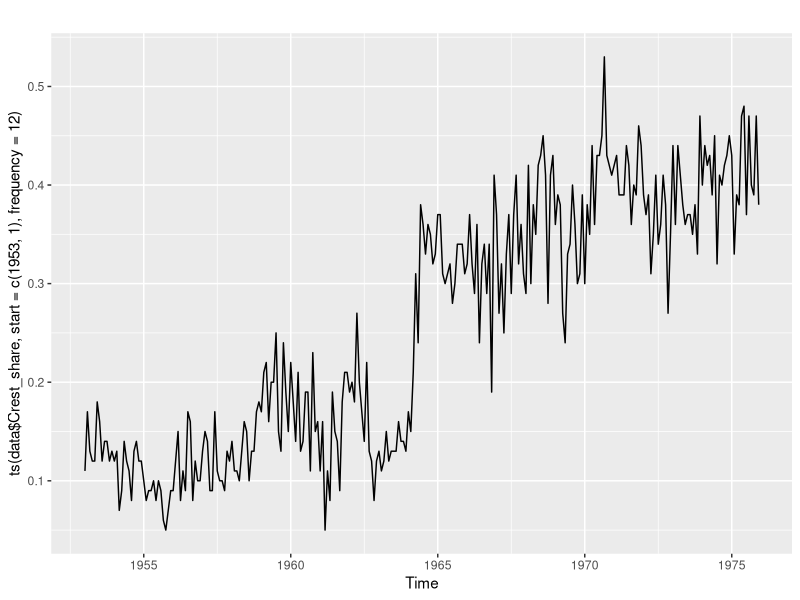
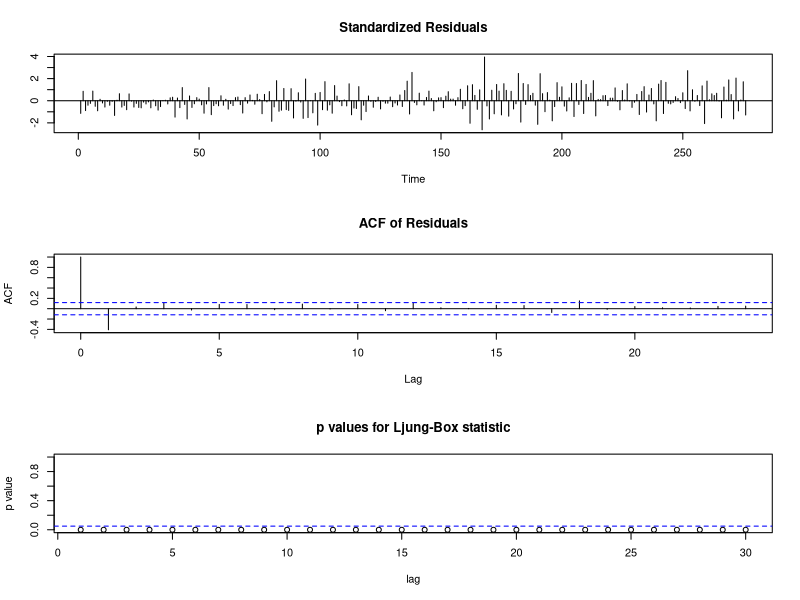
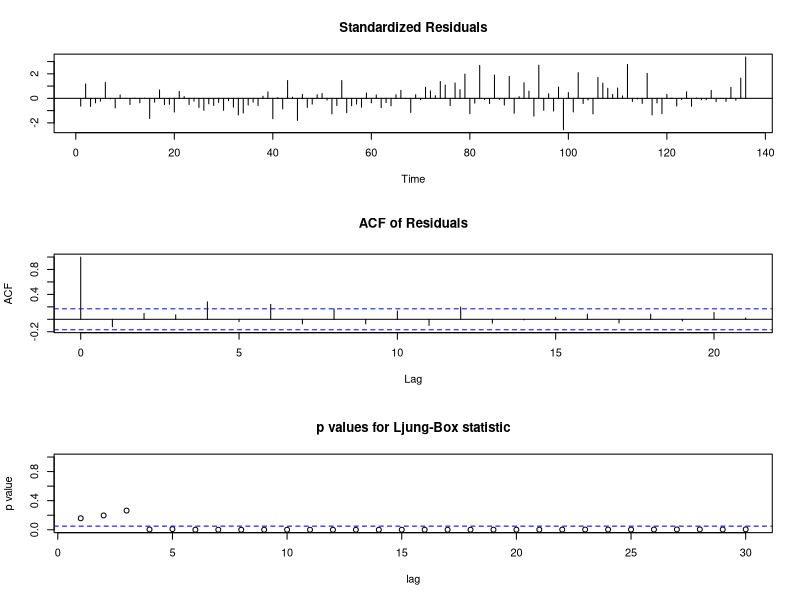
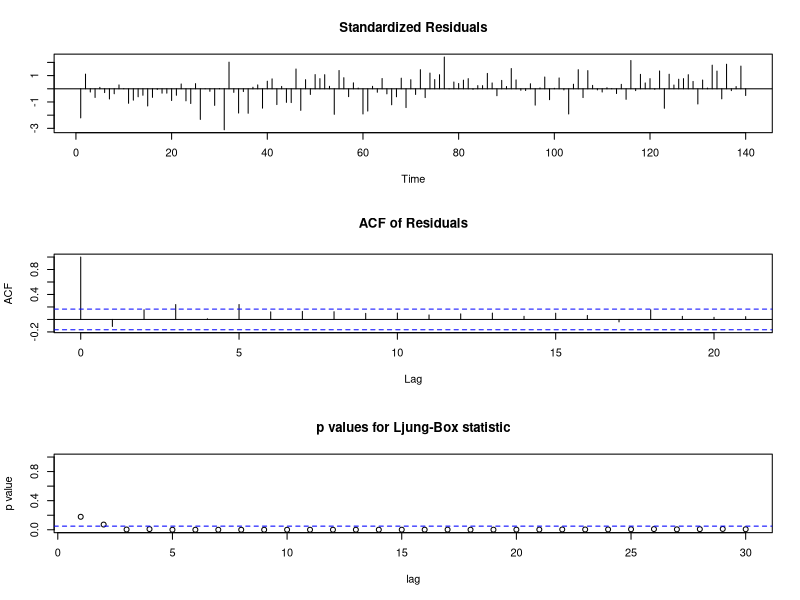
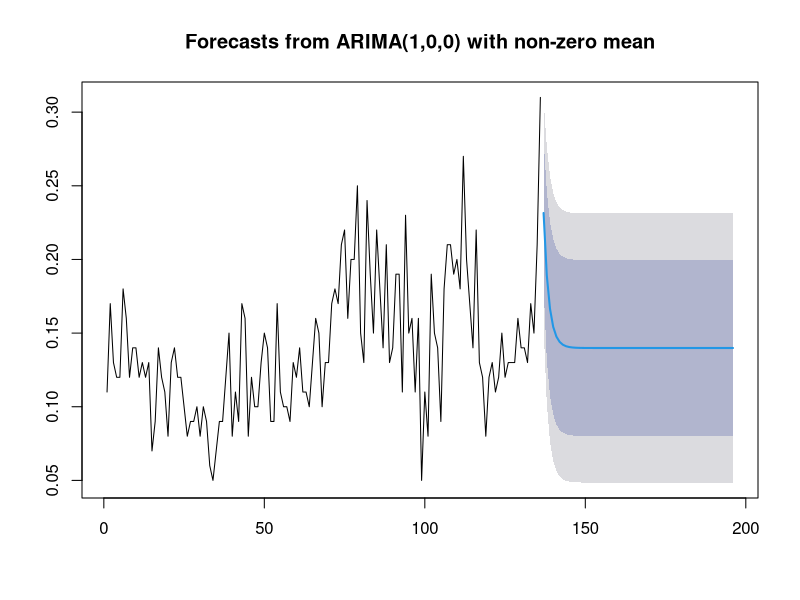
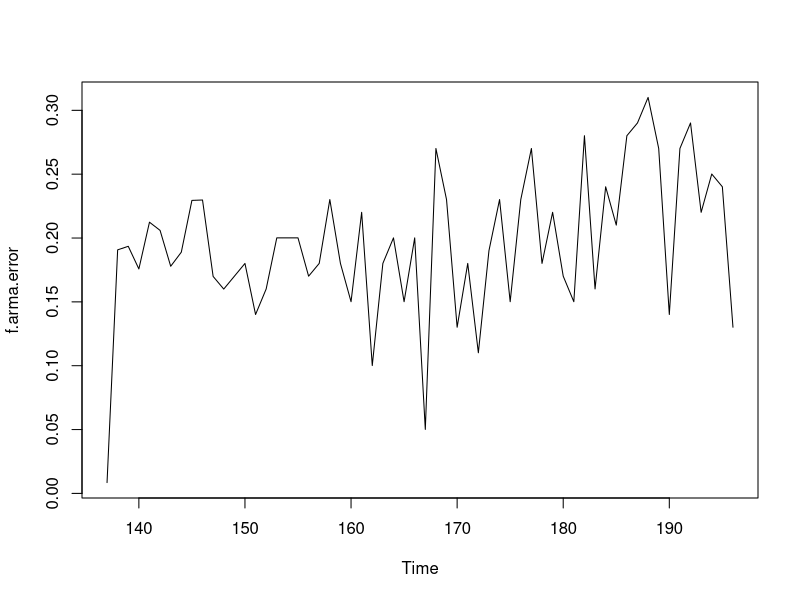
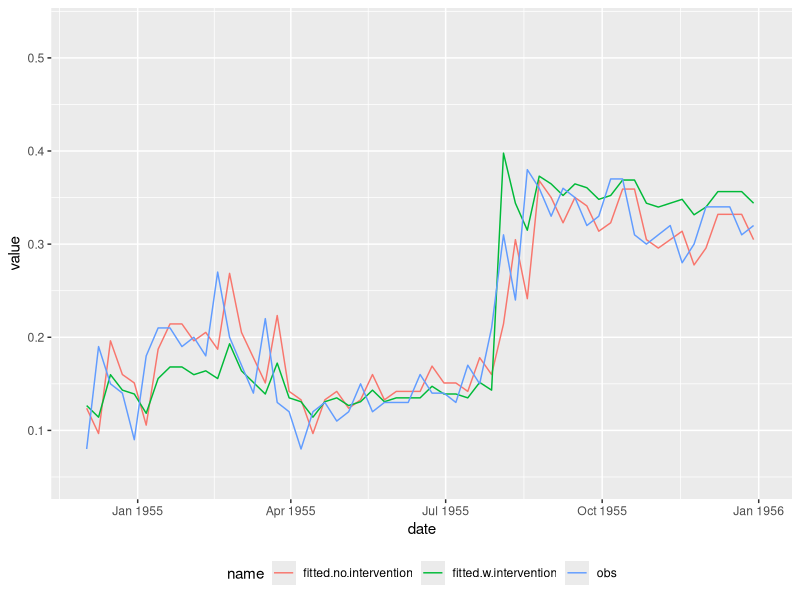

These figures' R source, in order:

#
library(tidyverse)
library(forecast)

# data
data <- read.csv("data/Crest.csv", header = T, ";") |> 
  as_tibble() |> 
  mutate( date = dmy(date))


forecast::autoplot(ts(data$Crest_share, start = c(1953,1), frequency = 12))

# Intervention at:
intDate <- as.Date("1955-08-04")


## Test models before and after intervention
dat_b   <- data |> filter( date <= intDate)
dat_aft <- data |> filter( date > intDate)

# MA
auto.arima( y = ts(dat_b$Crest_share) )
auto.arima( y = ts(dat_aft$Crest_share) )

# AR
Arima( y = ts(dat_b$Crest_share), c(1,0,0) )
Arima( y = ts(dat_aft$Crest_share), c(1,0,0) )

# Adequacy of the model
armaCrest <- Arima( y = ts(data$Crest_share), c(1,0,0) )

tsdiag( armaCrest , gof.lag = 30)

# Before and after
pre.arma <- Arima( y = ts(dat_b$Crest_share), c(1,0,0) )
post.arma <- Arima( y = ts(dat_aft$Crest_share), c(1,0,0) )

tsdiag( pre.arma , gof.lag = 30)
tsdiag( post.arma , gof.lag = 30)


## Forecasting when not incorperate the intervention.
f.arma <- forecast( pre.arma, 60)

f.arma.error <- ts(dat_aft$Crest_share)[1:60] - f.arma$mean
plot( f.arma)
plot( f.arma.error) # The error for the forecast 


# Model with incorporate the intervetion. --------------------------------------

# The model
arma.crest2 <- Arima( data$Crest_share, order = c(1,0,0), xreg = data$step.ADA)

# No intervetion
arma.crest1 <- Arima( data$Crest_share, order = c(1,0,0))

df <- tibble( 
  date = data$date,
  obs = data$Crest_share,
  fitted.no.intervention = arma.crest1$fitted,
  fitted.w.intervention = arma.crest2$fitted
  )



df |> 
  pivot_longer(-date) |> 
  mutate( name= factor(name)) |> 
  ggplot( aes( y = value, x = date, fill =  name, color = name)) + 
  geom_line() +
  xlim( c("1954-12-01", "1956-01-01") |> ymd()) +
  theme( legend.position = "bottom")


broom::glance(arma.crest1)
broom::glance(arma.crest2)

















